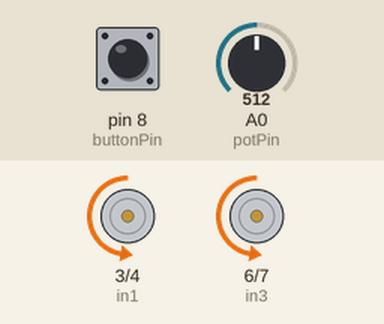
A sketch run on a simulated Arduino Uno, built with avr-gcc and run on an emulated ATmega328P. Shown: motor-driver pin pairs drawn as motors (green arrow = first pin HIGH = forward, orange = second pin HIGH = backward, longer = more drive, scaled by the enable pin). The test bench sets the inputs (shaded band); at power-on: A0 (potPin) = 512, pin 8 (buttonPin) HIGH.

Above: at 1.5 s.
1.6 s: A0 (potPin) set to 716
At 2.5 s:
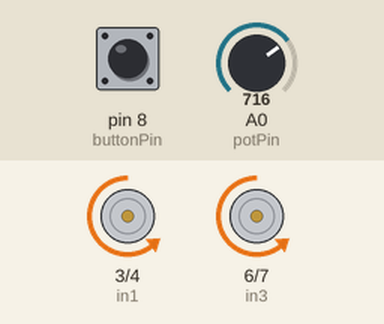
3.1 s: pin 8 (buttonPin) pulled LOW for 0.15 s
At 3.17 s:
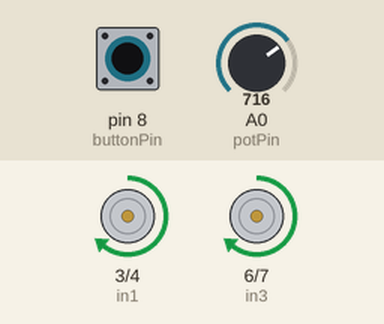
4.7 s: A0 (potPin) set to 900
At 5.9 s:
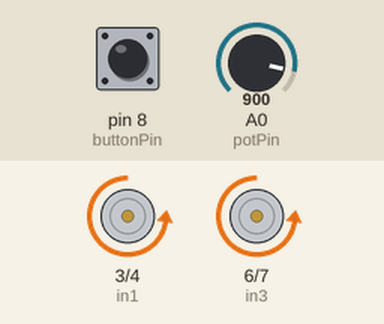
6.2 s: pin 8 (buttonPin) pulled LOW for 1 s
At 7.0 s:
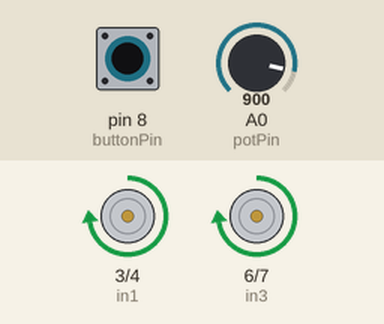
8.7 s: A0 (potPin) set to 122
At 9.1 s:
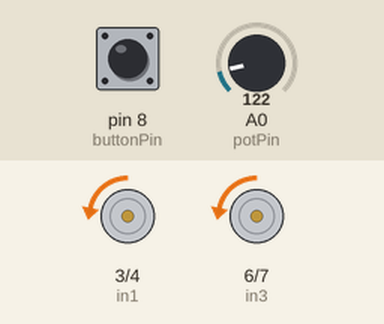
10.2 s: pin 8 (buttonPin) pulled LOW for 0.15 s
At 10.27 s:
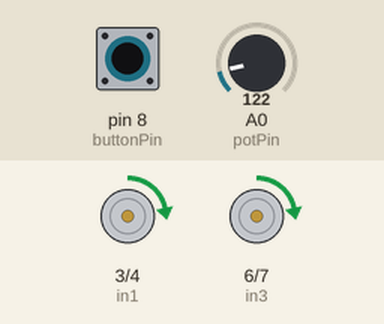
Timing chart, 0 to 12.8 s (numbered marks = the images above; inputs shaded):
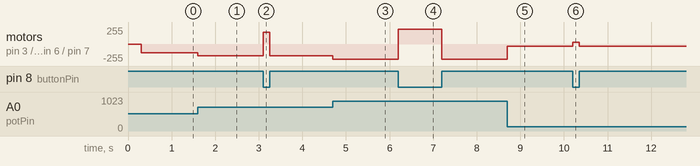

The sketch:

DC_Motor.ino
```cpp
// محرك A
int enA = 10;
int in1 = 3;
int in2 = 4;
// محرك B
int enB = 11;
int in3 = 6;
int in4 = 7;
//الزر و المقاومة المتحركة
int buttonPin = 8;
int potPin = 0;

void setup()
{
                                                   // خلي كل دبابيس التحكم في المحرك على OUTPUT
  pinMode(enA, OUTPUT);
  pinMode(enB, OUTPUT);
  pinMode(in1, OUTPUT);
  pinMode(in2, OUTPUT);
  pinMode(in3, OUTPUT);
  pinMode(in4, OUTPUT);
  pinMode(buttonPin, INPUT_PULLUP);


                                                                     //  الوضع الاولي للمحركات
  digitalWrite(in1, LOW);
  digitalWrite(in2, LOW);
  digitalWrite(in3, LOW);
  digitalWrite(in4, LOW);
  delay(300) ;
}

void loop()
{
  int speed = analogRead(potPin) / 4;           // التحكم في السرعة  باستخدام المقاومة المتحركة
  boolean reverse = digitalRead(buttonPin);   // التحكم في الاتجاه عند الضغط على الزر يعكس الاتجاه
  setMotor(speed, reverse); // استدعاء الدالة

}

void setMotor(int speed, boolean reverse)              // دالة للتحكم في سرعة و اتجاه المحركات
{
  analogWrite(enA, speed);
  analogWrite(enB, speed);
  digitalWrite(in1, ! reverse);
  digitalWrite(in2, reverse);
  digitalWrite(in3, ! reverse);
  digitalWrite(in4, reverse);

}
```

Measured:
- after the input at 1.6 s, motor on pin 3 (in1) / pin 4 (in2), motor on pin 6 (in3) / pin 7 (in4): backward 128/255 → backward 179/255 at once
- after the input at 3.1 s, motor on pin 3 (in1) / pin 4 (in2), motor on pin 6 (in3) / pin 7 (in4): backward 179/255 → forward 179/255 at once, → backward 179/255 0.15 s later
- after the input at 4.7 s, motor on pin 3 (in1) / pin 4 (in2), motor on pin 6 (in3) / pin 7 (in4): backward 179/255 → backward 225/255 at once
- after the input at 6.2 s, motor on pin 3 (in1) / pin 4 (in2), motor on pin 6 (in3) / pin 7 (in4): backward 225/255 → forward 225/255 at once, → backward 225/255 1.0 s later
- after the input at 8.7 s, motor on pin 3 (in1) / pin 4 (in2), motor on pin 6 (in3) / pin 7 (in4): backward 225/255 → backward 30/255 at once
- after the input at 10.2 s, motor on pin 3 (in1) / pin 4 (in2), motor on pin 6 (in3) / pin 7 (in4): backward 30/255 → forward 30/255 at once, → backward 30/255 0.15 s later
